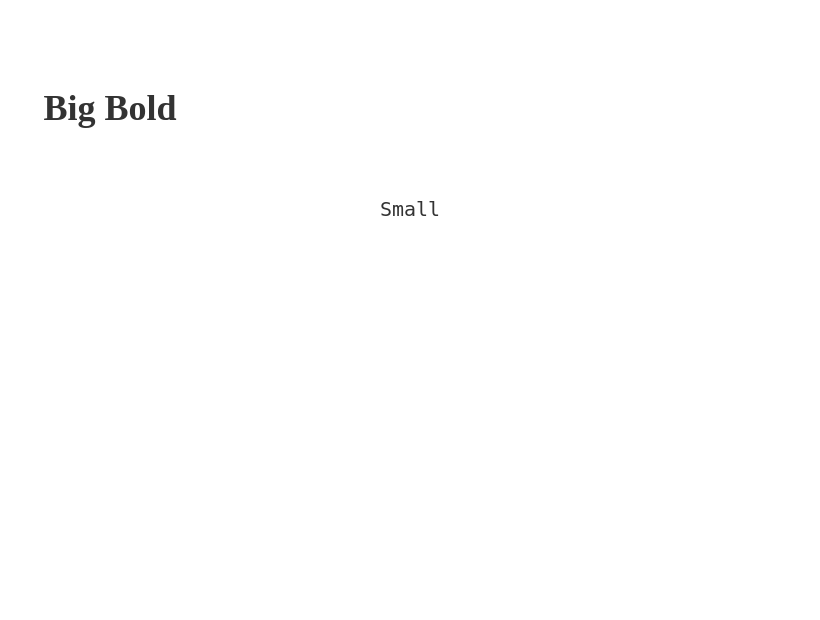

The specification (Vega-Lite) saved for this image:
### Vega specification from a JSON file in a GitHub repository (floating-point values rounded to 4 significant figures)
{"$schema": "https://vega.github.io/schema/vega/v6.json", "width": 400, "height": 300, "padding": 5, "autosize": "none", "data": [{"name": "table", "values": [{"x": 50, "y": 50, "text": "Big Bold", "font": "serif", "size": 18, "weight": "bold"}, {"x": 200, "y": 100, "text": "Small", "font": "monospace", "size": 10, "weight": "normal"}]}], "marks": [{"type": "text", "from": {"data": "table"}, "encode": {"update": {"x": {"field": "x"}, "y": {"field": "y"}, "text": {"field": "text"}, "font": {"field": "font"}, "fontSize": {"field": "size"}, "fontWeight": {"field": "weight"}, "fill": {"value": "#333"}, "align": {"value": "center"}, "baseline": {"value": "middle"}}}}]}
